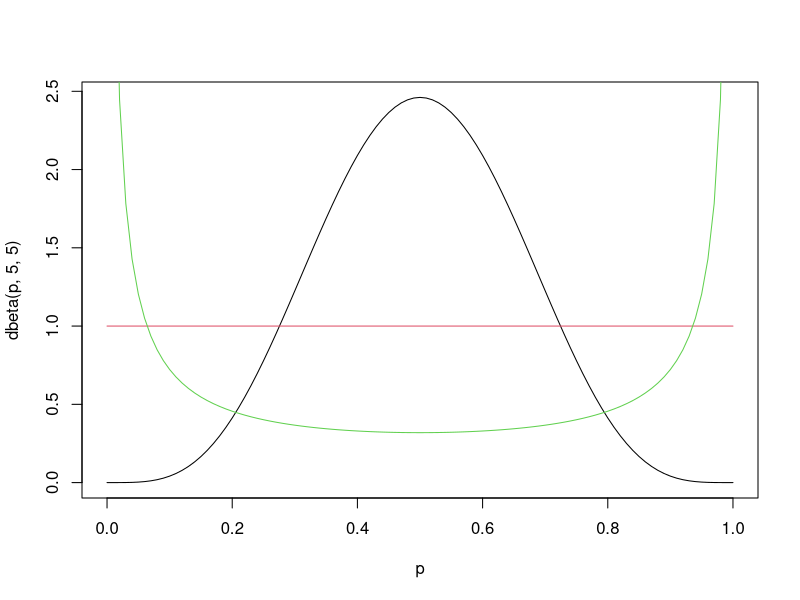
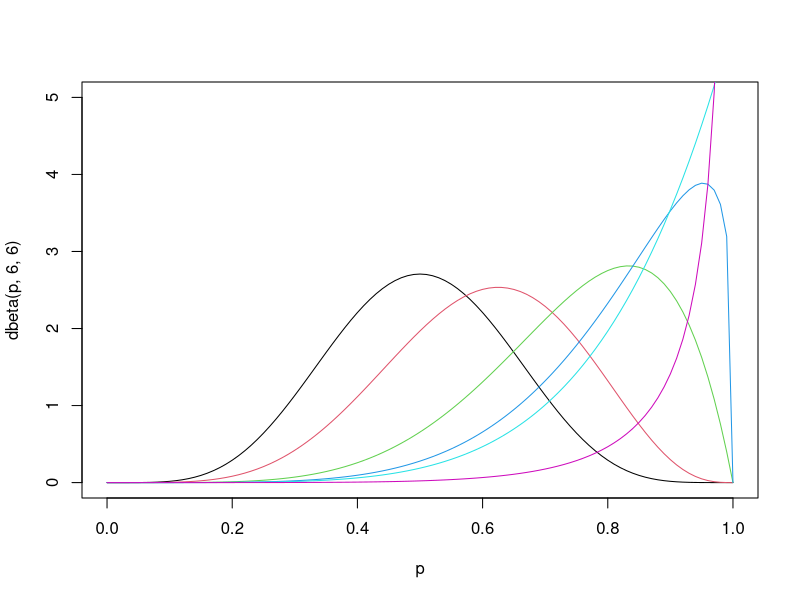
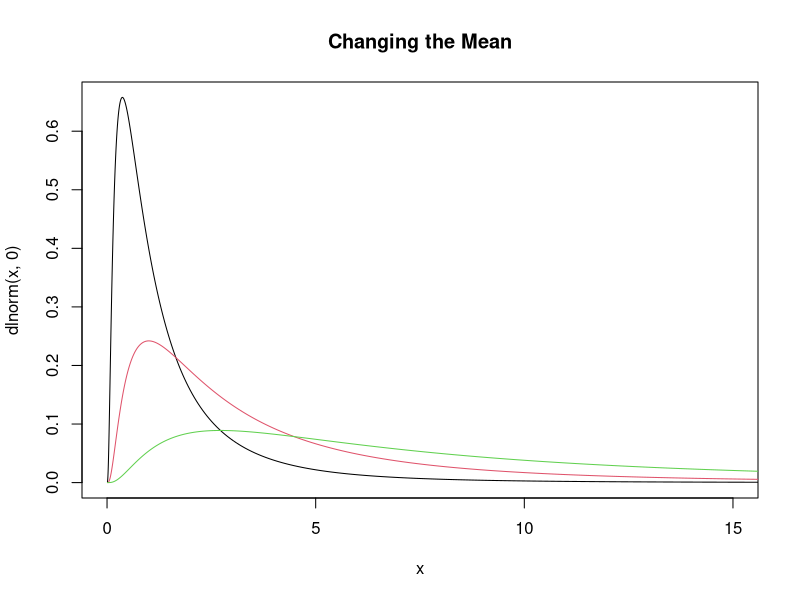
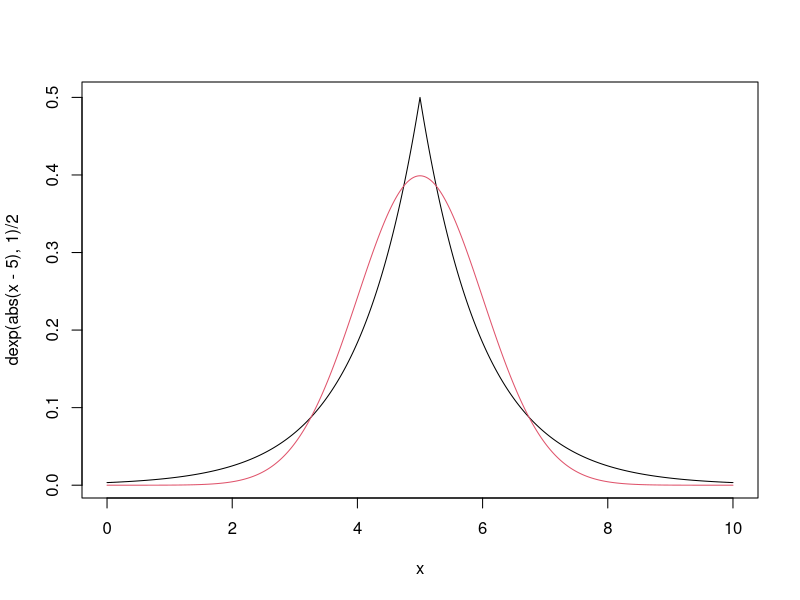
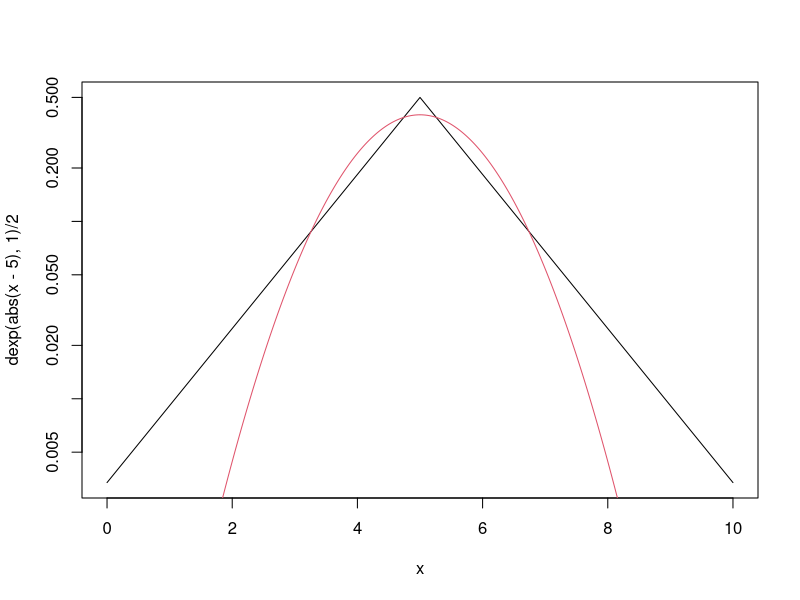
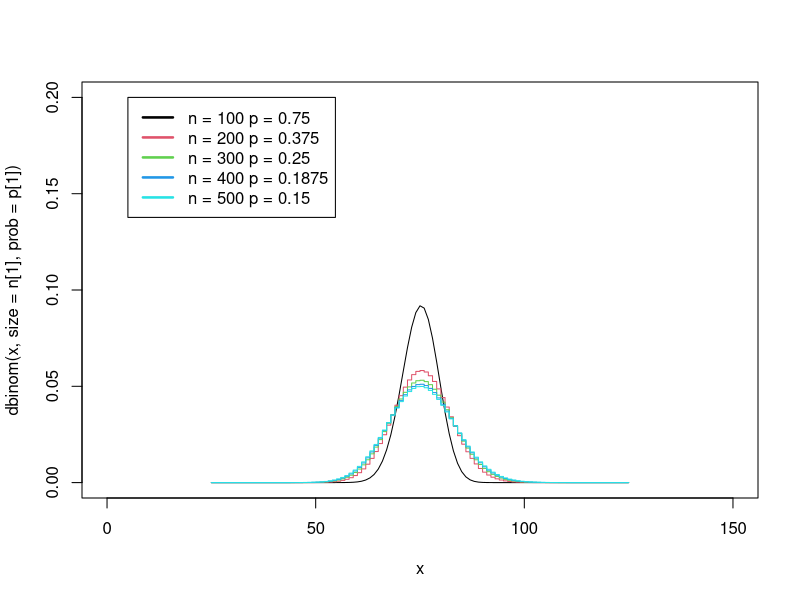
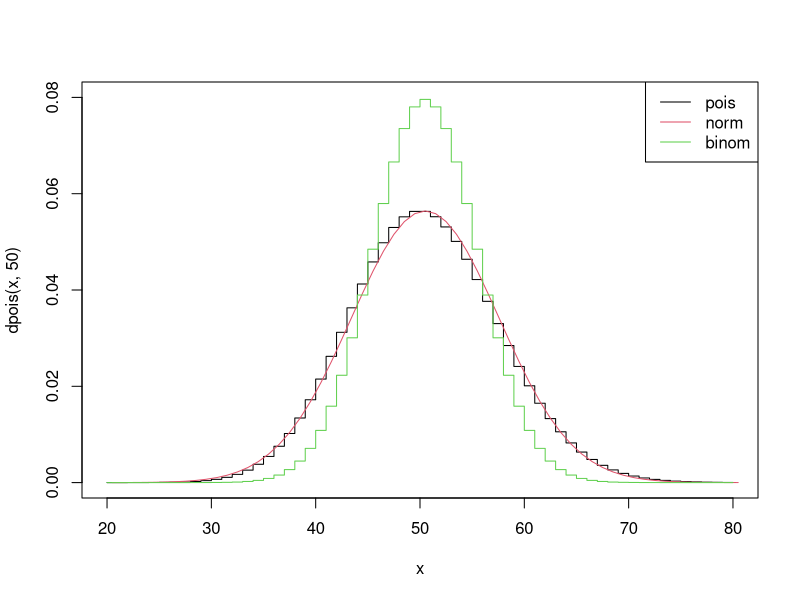
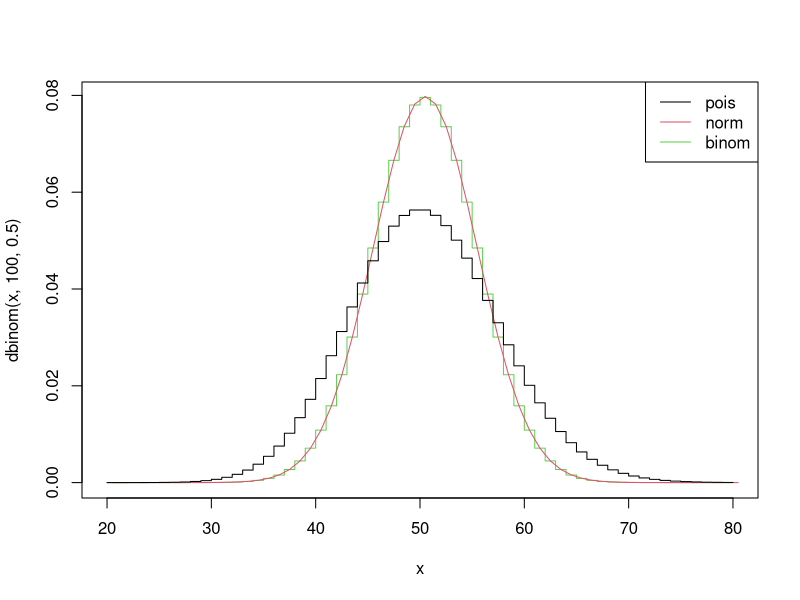

Write R code to recreate these figures, in order.
## ---- chunk 1
p = seq(0,1,by=0.01)
plot(p,dbeta(p,5,5),type='l')
lines(p,dbeta(p,1,1),col=2)
lines(p,dbeta(p,0.2,0.2),col=3)

plot(p,dbeta(p,6,6),type='l',ylim=c(0,5))
lines(p,dbeta(p,6,4),col=2)
lines(p,dbeta(p,6,2),col=3)
lines(p,dbeta(p,6,1.25),col=4)
lines(p,dbeta(p,6,1),col=5)
lines(p,dbeta(p,6,0.25),col=6)

## ---- chunk 2
sigma_beta <- function(a,b){
  return(a*b/(a+b)^2/(a+b+1))
}
## ---- chunk 3
mu_beta <- function(a,b){
  return(a/(a+b))
}
median_beta <- function(a,b){
  # 50th percential x value
  return(qbeta(0.5,a,b))
}
## ---- chunk 4
## changing the mean
x <- 10^seq(-2,2,by=0.01)
plot(x,dlnorm(x,0),type='l',xlim=c(0,15),main="Changing the Mean")
lines(x,dlnorm(x,1),col=2)
lines(x,dlnorm(x,2),col=3)
## ---- chunk 5
mean_dlnorm<- function(mu){
  # Arithmetic mean
  x <- 10^seq(-2,2,by=0.01)
  return(weighted.mean(x,w = dlnorm(x,mu)))
}

gm_mean_dlnorm <- function(mu){
  # geometric mean of a log-normal distribution follows:
  # log(geom_mean) = mu where mu parameterizes the underlying normal.
  # geom_mean(y) = exp(mu) where log(y) = x; (x being normal)
  return(exp(mu))
}
## ---- chunk 6
x <- seq(0,10,by=0.01)
## laplace vs Gaussian
plot(x,dexp(abs(x-5),1)/2,type='l')
lines(x,dnorm(x,5),col=2)

plot(x,dexp(abs(x-5),1)/2,type='l',log='y')   ## same plot as last but on a log scale
lines(x,dnorm(x,5),col=2)

## ---- chunk 7
x = 25:125
x_bar = 75
n = seq(100,500,by=100)
p = x_bar/n
plot(x, dbinom(x,size=n[1], prob=p[1]), type='l', xlim=c(0,150), ylim=c(0,0.2))  
for(i in 2:length(n)){
  lines(x, dbinom(x,size=n[i], prob=p[i]), type='s', col=i)  
}
legend(5, 0.2, paste("n =", n,"p =", p),
                  lty=c(1,1),
                  lwd=c(2.5,2.5),col=c("black",2:5))

## ---- chunk 8
x <- 20:80
plot(x,dpois(x,50),type='s',ylim=c(0,0.08))     #Poisson with mean 50 (variance = 50)
lines(x+0.5,dnorm(x,50,sqrt(50)),col=2)     #Normal with mean and variance of 50
lines(x,dbinom(x,100,0.5),col=3,type='s')       #Binomial with mean 50 (variance = 25)
legend("topright",legend=c("pois","norm","binom"),col=1:3,lty=1)

plot(x,dbinom(x,100,0.5),type='s',col=3)        #Binomial with mean 50 (variance = 25)
lines(x+0.5,dnorm(x,50,sqrt(25)),col=2)     #Normal with mean 50 and variance of 25
lines(x,dpois(x,50),col=1,type='s')         #Poisson with mean 50 (variance = 50)
legend("topright",legend=c("pois","norm","binom"),col=1:3,lty=1)
## ---- chunk 9
x <- 0:12
plot(x,dpois(x,1),type='s')
lines(x,dpois(x,2),type='s',col=2)
lines(x,dpois(x,5),type='s',col=3)
## ---- chunk 10
x <- 0:20
## negative binomial

## vary size
plot(x,dnbinom(x,1,0.5),type="s",main="vary size")
lines(x,dnbinom(x,2,0.5),type="s",col=2)
lines(x,dnbinom(x,3,0.5),type="s",col=3)
lines(x,dnbinom(x,5,0.5),type="s",col=4)
lines(x,dnbinom(x,10,0.5),type="s",col=5)
legend("topright",legend=c(1,2,3,5,10),col=1:5,lty=1)

## vary variance , alternate parameterization
mean = 8
var = c(10,20,30)
size = mean^2/(var-mean)
plot(x,dnbinom(x,mu=mean,size=size[1]),type="s",ylim=c(0,0.14),main="vary variance")
lines(x,dnbinom(x,mu=mean,size=size[2]),type="s",col=2)
lines(x,dnbinom(x,mu=mean,size=size[3]),type="s",col=3)
legend('topright',legend=format(c(var,mean),digits=2),col=1:4,lty=1)
lines(x,dpois(x,mean),col=4,type="s")
## ---- chunk 11
mu_binom <- function(n_success,p_success){
  # Note the parameterization of the Negative Binomial differs between Wikipedia and R. Formulas have been modified accordingly.
  return((1-p_success)*n_success/p_success)
}
